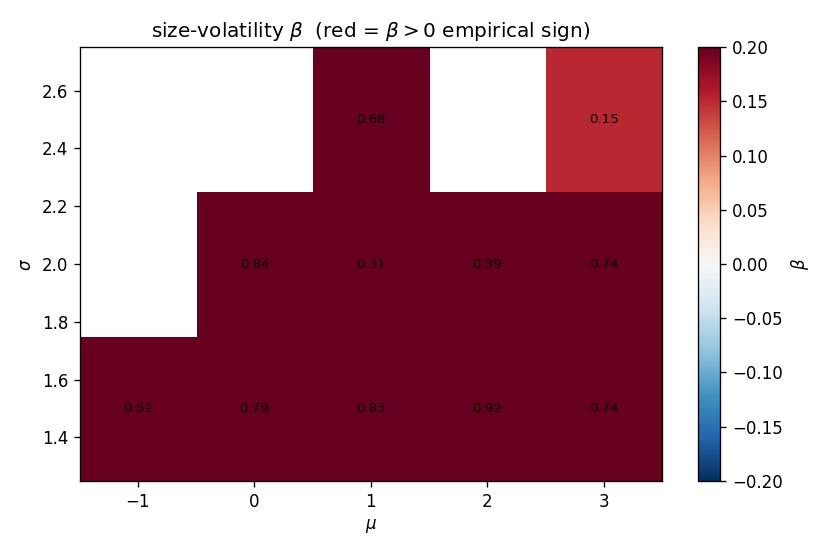

Write the Python code that produced this figure.
"""Is beta>0 reachable from interaction structure ALONE? Map (mu, sigma) at lam=0 (no floor),
measuring beta on survivors (natural survivorship conditioning) plus tent skew + coexistence.
Looking for a corner with beta>0 AND symmetric tent AND enough coexistence + growth.
"""
import sys, os
sys.path.insert(0, os.path.dirname(__file__))
import numpy as np
from scipy.stats import skew, kurtosis
import matplotlib
matplotlib.use("Agg")
import matplotlib.pyplot as plt
from explore import integrate
from measure_msb import regrid_logS, binned_beta, msb_on_grid

S = 600
TMAX, T_BURN, DT = 45.0, 18.0, 0.5
SEED = 2024
MUS = [-1.0, 0.0, 1.0, 2.0, 3.0]
SIGS = [1.5, 2.0, 2.5]


def measure(mu, sigma):
    t, W, lnM, C_eff, ok = integrate(SEED, S, mu, sigma, tmax=TMAX, n_eval=3000, lam=0.0, floor_mode="share")
    g_eff = float(np.polyfit(t[t > T_BURN], lnM[t > T_BURN], 1)[0])
    win = t > T_BURN
    surv = W[:, win].min(1) > 1e-6                                   # survivors over the whole window
    tg = np.arange(T_BURN, TMAX + 1e-9, DT)
    lnS = regrid_logS(t, W[surv], tg) if surv.sum() >= 50 else None  # measure on survivors only
    if lnS is None:
        return dict(mu=mu, sigma=sigma, g_eff=g_eff, surv=int(surv.sum()),
                    beta=np.nan, skew=np.nan, exk=np.nan)
    Sbar, vol, gl = msb_on_grid(lnS)
    beta, _ = binned_beta(Sbar, vol)
    return dict(mu=mu, sigma=sigma, g_eff=g_eff, surv=int(surv.sum()),
                beta=beta, skew=float(skew(gl)), exk=float(kurtosis(gl)))


if __name__ == "__main__":
    grid = np.full((len(SIGS), len(MUS)), np.nan)
    print(f"lam=0 (pure interactions), beta on survivors, window [{T_BURN},{TMAX}] Dt={DT}, S={S}")
    print(f"{'mu':>5} {'sigma':>6} {'g_eff':>7} {'coexist':>9} {'beta':>8} {'skew':>7} {'exkurt':>8}")
    for j, sig in enumerate(SIGS):
        for i, mu in enumerate(MUS):
            r = measure(mu, sig)
            grid[j, i] = r["beta"]
            flag = "  <-- beta>0" if (np.isfinite(r["beta"]) and r["beta"] > 0.05) else ""
            bstr = f"{r['beta']:>8.3f}" if np.isfinite(r["beta"]) else f"{'n/a':>8}"
            sstr = f"{r['skew']:>7.2f}" if np.isfinite(r["skew"]) else f"{'n/a':>7}"
            estr = f"{r['exk']:>8.1f}" if np.isfinite(r["exk"]) else f"{'n/a':>8}"
            print(f"{mu:>5.1f} {sig:>6.1f} {r['g_eff']:>7.2f} {r['surv']:>5d}/{S} {bstr} {sstr} {estr}{flag}")

    fig, ax = plt.subplots(figsize=(7, 4.6))
    im = ax.imshow(grid, origin="lower", aspect="auto", cmap="RdBu_r", vmin=-0.2, vmax=0.2,
                   extent=[min(MUS) - 0.5, max(MUS) + 0.5, min(SIGS) - 0.25, max(SIGS) + 0.25])
    ax.set(xlabel=r"$\mu$", ylabel=r"$\sigma$", title=r"size-volatility $\beta$  (red = $\beta>0$ empirical sign)")
    for j, sig in enumerate(SIGS):
        for i, mu in enumerate(MUS):
            if np.isfinite(grid[j, i]):
                ax.text(mu, sig, f"{grid[j, i]:.2f}", ha="center", va="center", fontsize=8)
    fig.colorbar(im, ax=ax, label=r"$\beta$")
    plt.tight_layout(); plt.savefig(os.path.join(os.path.dirname(__file__), "musigma_map.png"), dpi=120)
    print("\nsaved growing_glv/musigma_map.png  (empirical beta ~ +0.15..0.20; want red)")
